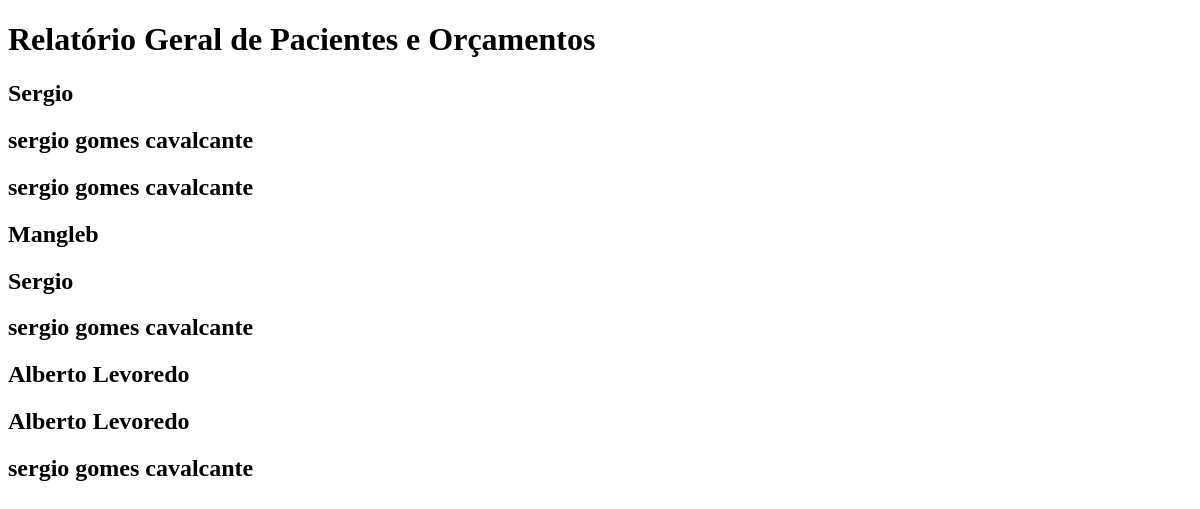
Before: /relatorio_geral/ with the older database file.
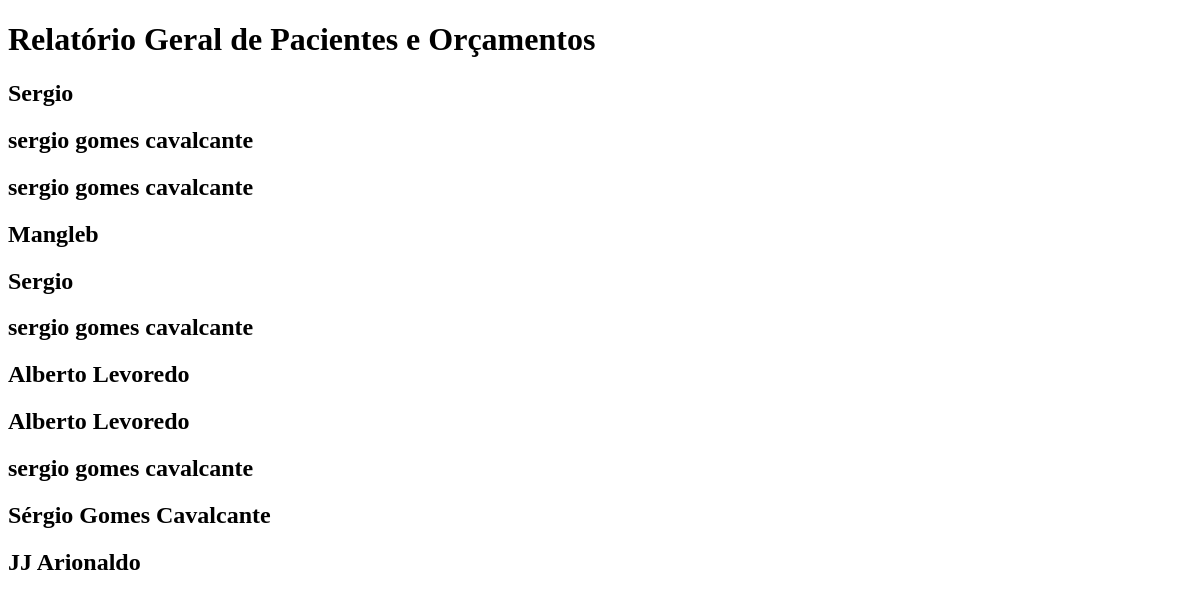
After: the same page with the newer database file.
### apps/CadastroUsuario/models.py (models this page shows, shortened)
class CadastroPacientes(models.Model):
    usuario = models.ForeignKey(User, on_delete=models.CASCADE)
    nome=models.CharField(
        max_length=120,
        null=False,
        blank=False,
        unique=True
    )
    cpf=models.CharField(
        max_length=20,
        null=False,
        blank=False,
        unique=True,
    )
    telefone=models.CharField(
        max_length=15,
        null=False,
        blank=False
    )
    email=models.EmailField(
        max_length=40,
        null=False,
        blank=False
    )
    data_nascimento=models.DateField(
        null=False,
        blank=False,
    )
    profissao=models.CharField(
        max_length=40,
        null=False,
        blank=False
    )
    cep = models.CharField(
        max_length=9,
        null=True,
        blank=True
    )
    estado = models.CharField(
        max_length=2,
        null=True,
        blank=True
    )
    cidade = models.CharField(
        max_length=20,
        null=True,
        blank=True
    )
    bairro = models.CharField(
        max_length=20,
        null=True,
        blank=True
    )
    rua = models.CharField(
        max_length=20,
        null=True,
        blank=True
    )
    numero = models.IntegerField(
        null=True,
        blank=True
    )
    complemento = models.TextField(
        max_length=400,
        null=True,
        blank=True
    )
    alergia = models.CharField(
        max_length=400,
        null=False,
        blank=False
    )
    doencas_conhecidas = models.CharField(
        max_length=400,
        null=False,
        blank=False
    )

### apps/Orcamentos/views.py (the view)
# urls.py: path('relatorio_geral/', views.relatorio_geral, name='relatorio_geral'),
def relatorio_geral(request):
    pacientes = CadastroPacientes.objects.all()
    return render(request, 'Orcamentos/relatorio_geral.html', {'pacientes': pacientes})

### Templates/Orcamentos/relatorio_geral.html (shortened to what this page needs)
<!DOCTYPE html>
<html>
<head>
</head>
<body>
    <h1>Relatório Geral de Pacientes e Orçamentos</h1>
    {% for paciente in pacientes %}
    <h2>{{ paciente.nome }}</h2>
    {% endfor %}
</body>
</html>

Changed rows visible on the page:
added CadastroPacientes: nome "Sérgio Gomes Cavalcante"
added CadastroPacientes: nome "JJ Arionaldo"
